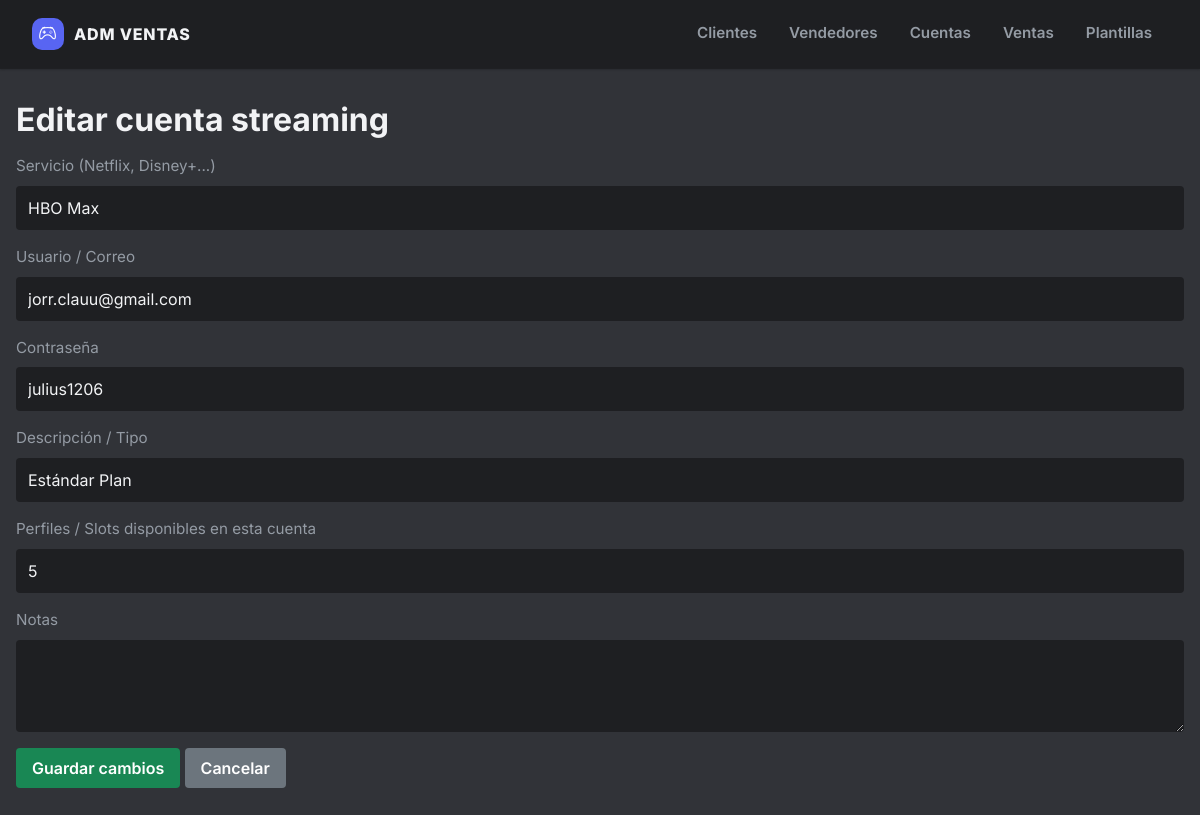
The app's page /cuentas/editar/2 with its own data.
### app.py (models this page shows)
class Account(db.Model):
    id = db.Column(db.Integer, primary_key=True)
    service = db.Column(db.String(80), nullable=False)   # Netflix, Disney+
    user = db.Column(db.String(120), nullable=False)     # correo/usuario
    password = db.Column(db.String(120), nullable=False)
    profile = db.Column(db.String(120))                  # notas sobre tipo de cuenta
    notes = db.Column(db.Text)
    total_slots = db.Column(db.Integer, default=1)       # perfiles totales
    used_slots = db.Column(db.Integer, default=0)        # perfiles usados

### app.py (the view, shortened to what this page needs)
@app.route('/cuentas/editar/<int:account_id>', methods=['GET', 'POST'])
def editar_cuenta(account_id):
    account = Account.query.get_or_404(account_id)
    return render_template('editar_cuenta.html', account=account)

### templates/editar_cuenta.html
{% extends "base.html" %}
{% block content %}
<h2>Editar cuenta streaming</h2>
<form method="post" class="mt-3">
  <div class="mb-3">
    <label class="form-label">Servicio (Netflix, Disney+...)</label>
    <input type="text" name="service" class="form-control" required value="{{ account.service }}">
  </div>
  <div class="mb-3">
    <label class="form-label">Usuario / Correo</label>
    <input type="text" name="user" class="form-control" required value="{{ account.user }}">
  </div>
  <div class="mb-3">
    <label class="form-label">Contraseña</label>
    <input type="text" name="password" class="form-control" required value="{{ account.password }}">
  </div>
  <div class="mb-3">
    <label class="form-label">Descripción / Tipo</label>
    <input type="text" name="profile" class="form-control" value="{{ account.profile or '' }}">
  </div>
  <div class="mb-3">
    <label class="form-label">Perfiles / Slots disponibles en esta cuenta</label>
    <input type="number" name="total_slots" class="form-control"
           value="{{ account.total_slots }}" min="1">
  </div>
  <div class="mb-3">
    <label class="form-label">Notas</label>
    <textarea name="notes" class="form-control" rows="3">{{ account.notes or '' }}</textarea>
  </div>
  <button type="submit" class="btn btn-success">Guardar cambios</button>
  <a href="{{ url_for('cuentas') }}" class="btn btn-secondary">Cancelar</a>
{% endblock %}

### templates/base.html (style rules this page uses)
:root { --d-bg-tertiary: #1e1f22; --d-bg-secondary: #2b2d31; --d-bg-primary: #313338; --d-bg-hover: #373a40; --d-blurple: #5865F2; --d-blurple-hover: #4752c4; --d-green: #23a559; --d-red: #da373c; --d-yellow: #f0b232; --d-text-header: #f2f3f5; --d-text-normal: #dbdee1; --d-text-muted: #949ba4; }
body { background-color: var(--d-bg-primary); color: var(--d-text-normal); font-family: 'Inter', system-ui, -apple-system, sans-serif; font-size: 0.95rem; }
h1, h2, h3, h4, h5, h6, .h1, .h2, .h3, .h4, .h5, .h6, .display-4, .display-5 { color: var(--d-text-header) !important; font-weight: 700; }
.text-muted, .text-secondary, label, .form-label, small { color: var(--d-text-muted) !important; }
.form-control, .form-select { background-color: var(--d-bg-tertiary) !important; border: none; color: var(--d-text-header) !important; padding: 10px 12px; border-radius: 4px; }
.form-control::placeholder { color: var(--d-text-muted) !important; opacity: 0.6; }
.btn { border-radius: 4px; font-weight: 600; padding: 0.5rem 1rem; border:none; }

### records on screen
Account: service "HBO Max", user "jorr.clauu@gmail.com", password "julius1206", profile "Estándar Plan", total_slots "5"
